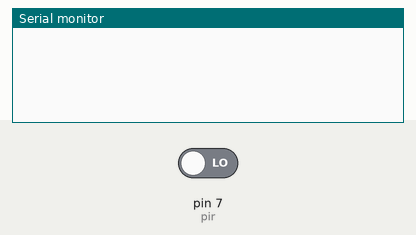
Recording of a sketch running on a simulated Arduino Uno, built with avr-gcc and run on an emulated ATmega328P. Shown: the last lines printed to the serial monitor. The inputs (shaded band) are chosen by the test bench; at power-on: pin 7 (pir) LOW.

Above: at 1.2 s.
1.3 s: pin 7 (pir) driven HIGH
At 1.8 s:
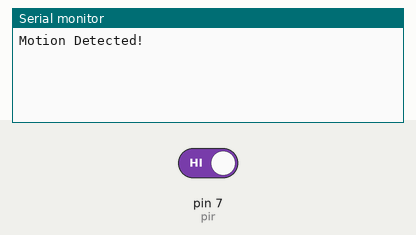
2.8 s: pin 7 (pir) driven LOW
At 4.2 s:
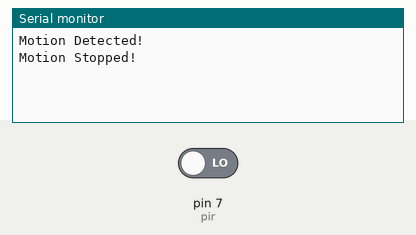

Measured:
- after the input at 1.3 s, the serial monitor: prints a new line at once (image 1)
- after the input at 2.8 s, the serial monitor: prints a new line at once (image 2)

The sketch:

7-1_Basics.ino
```cpp
int pir = 7;
int cs, ls;

void setup() {
  Serial.begin(9600);
  pinMode(pir, INPUT);
}

void loop() {
  cs = digitalRead(pir);
  // Serial.println(cs);

  if (ls == LOW && cs == HIGH) {
    Serial.println("Motion Detected!");
  } else if (ls == HIGH && cs == LOW) {
    Serial.println("Motion Stopped!");
  }
  ls = cs;
}
```
